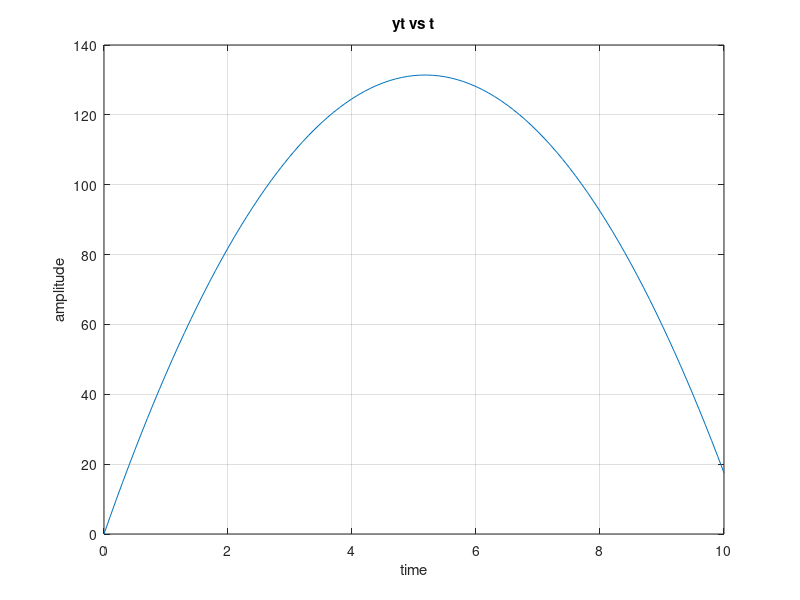

Write MATLAB code to recreate this figure.
t=0:0.1:10;
g=9.8;
v0=50.75;
theta0=(5*pi)/2;
yt=0-(0.5*g*t.^2)+(v0*sin(theta0))*t;
xt=0+(v0*cos(theta0))*t;
figure;
plot(t,yt);
title('yt vs t');
xlabel('time');
ylabel('amplitude');
grid on;
